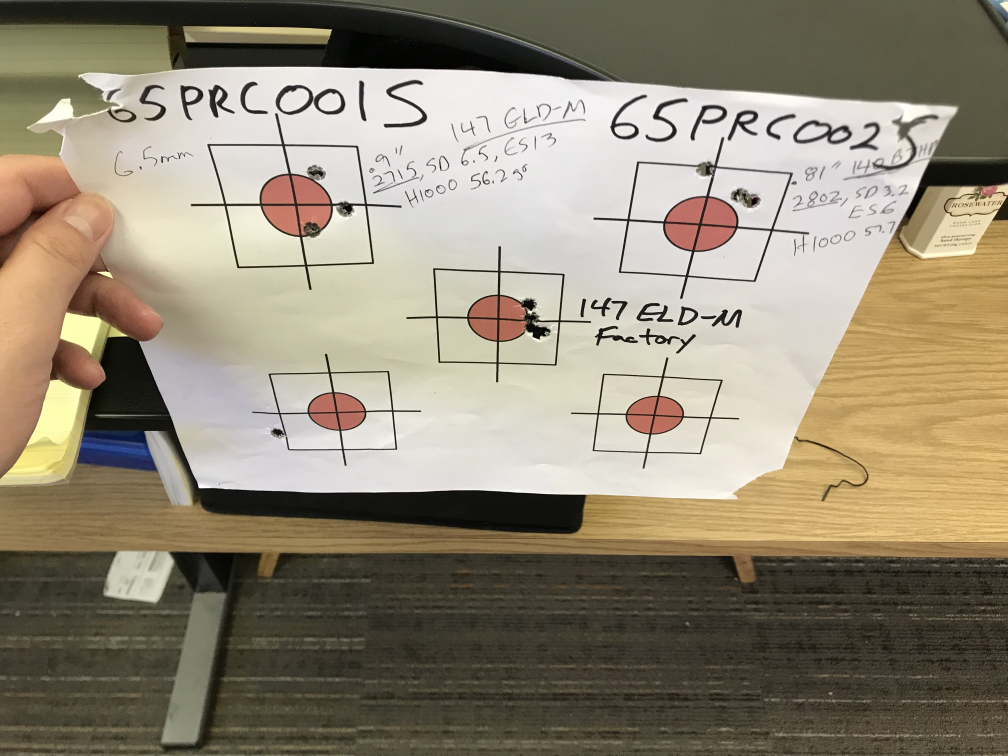
#> input picture imgProcessing/img/2.jpeg, 4032 x 3024 px, given in place of taken.jpeg, which was not available (shown at 1/4 size)
$ python integrated.py
#> lines starting #> are read from the running program, lines starting #| are printed output that depends on the picture; pictures that were not available may be replaced by others from this repository, and a replacement may not be noted
import cv2
import numpy as np
import os

#from yolov5.detect import ObjectDetection

if __name__=="__main__":
    # [8 lines of commented-out code are left out]
    obj_path = "/Users/dongheon97/Downloads/images/images/capture/taken"
    ##cv2.imwrite(takenPic, obj_path+".jpeg")
    obj_img = cv2.imread(obj_path+".jpeg", cv2.IMREAD_COLOR)#
#> obj_img is the input picture: shape (3024, 4032, 3); mean B, G, R 117.6, 136.5, 146.3

    print("take a picture")

    # Get ref_img & obj_img
    ref_path = "/Users/dongheon97/Desktop/target/bullseye_large"
    ref_img = cv2.imread(ref_path+".jpeg", cv2.IMREAD_COLOR)
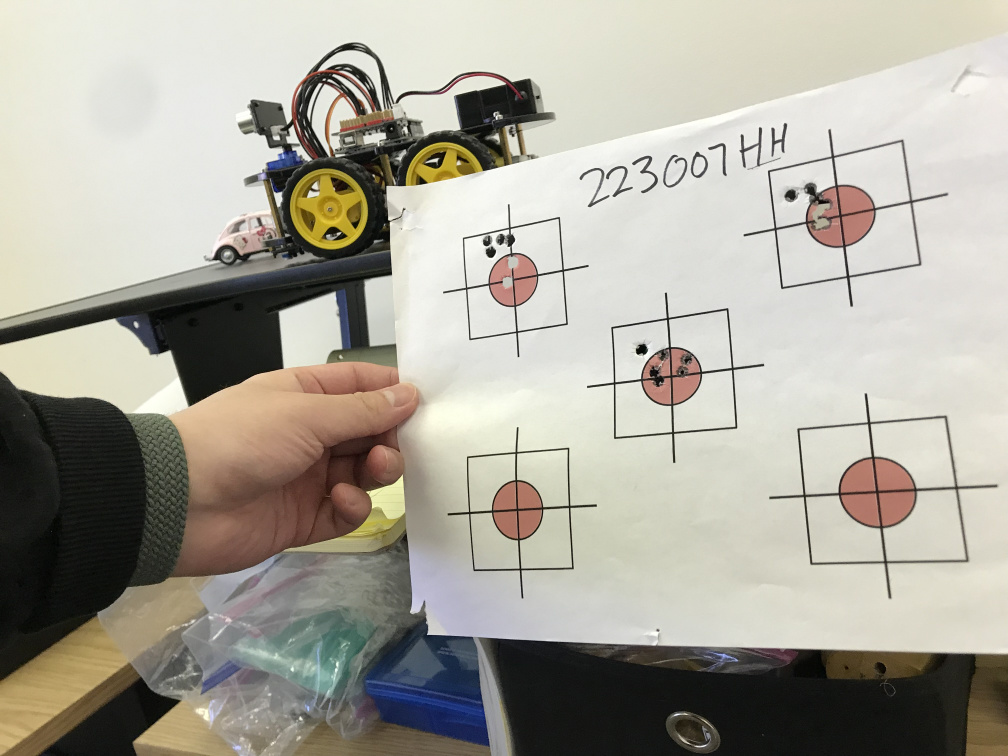
#> input picture imgProcessing/img/dst.jpeg, 4032 x 3024 px, given in place of bullseye_large.jpeg, which was not available (shown at 1/4 size)
#> ref_img is the input picture: shape (3024, 4032, 3); mean B, G, R 155.1, 166, 169.5

    obj_gray = cv2.cvtColor(obj_img, cv2.COLOR_BGR2GRAY)
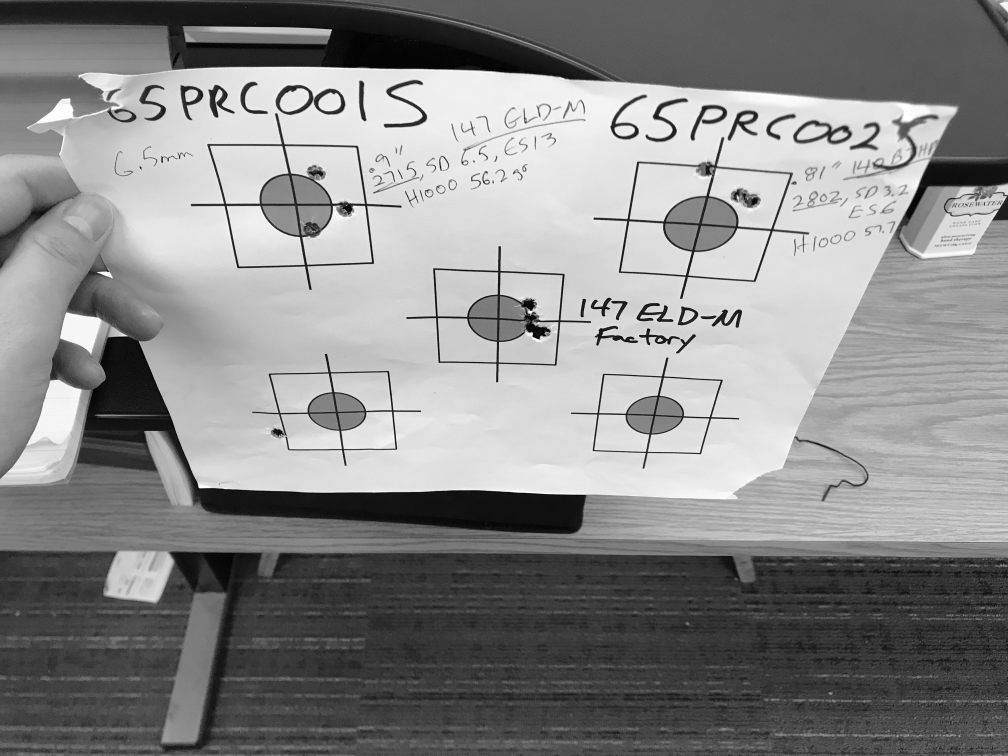
#> obj_gray: shape (3024, 4032) (shown at 1/4 size); min 0, max 255, mean 137.3
    ref_gray = cv2.cvtColor(ref_img, cv2.COLOR_BGR2GRAY)
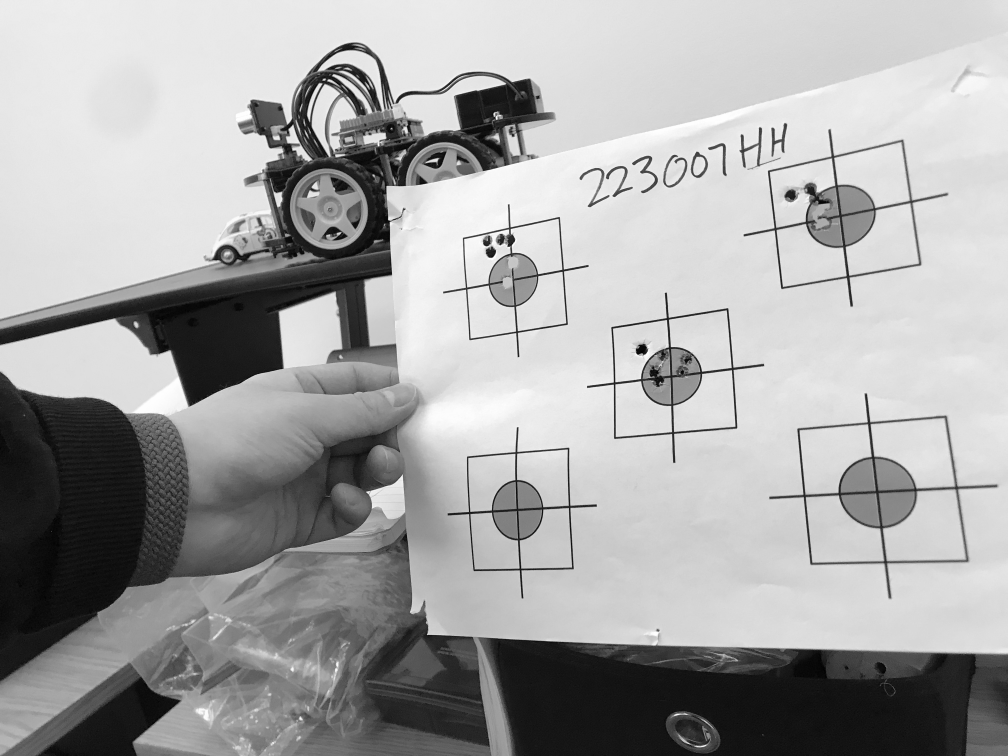
#> ref_gray: shape (3024, 4032) (shown at 1/4 size); min 0, max 255, mean 165.8


    MAX_NUM_FEATURES = 500

    orb = cv2.ORB_create(MAX_NUM_FEATURES)
    k1, d1 = orb.detectAndCompute(obj_gray, None)
#> k1 = 500 keypoints; strongest (x, y, size): (2579, 1247, 31), (2668, 1364, 31), (2131, 1344, 53.6), (2645, 1512, 31)
    k2, d2 = orb.detectAndCompute(ref_gray, None)
#> k2 = 500 keypoints; strongest (x, y, size): (2070, 1710, 37.2), (2072, 1426, 44.6), (2451, 1525, 77.1), (1553, 879, 64.3)

    # [7 lines of commented-out code are left out]
    matcher = cv2.BFMatcher()
    matches = list(matcher.match(d1, d2, None))
#> matches = 500 matches
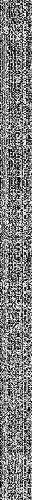
#> d1: shape (500, 32); min 0, max 255, mean 125.8

    # Eliminate features by distance
    matches.sort(key=lambda x: x.distance, reverse=False)

    numGoodMatches = int(len(matches) * 0.2)
#> numGoodMatches = 100
    matches = matches[:numGoodMatches]
#> matches = 100 matches

    result = cv2.drawMatches(ref_img, k2, obj_img, k1, matches, outImg=None, flags=2)
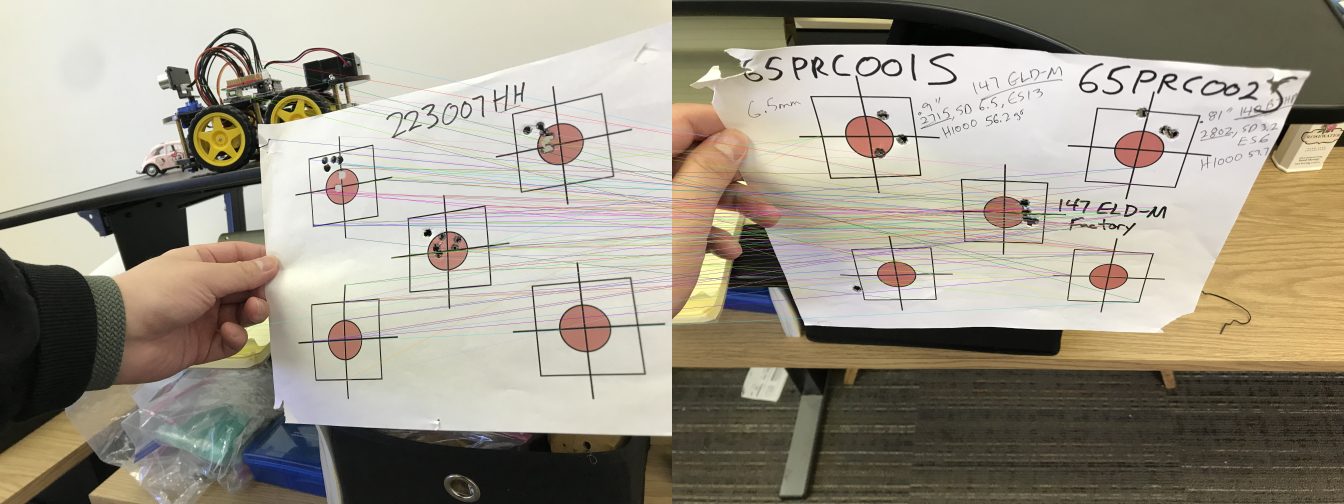
#> result: shape (3024, 8064, 3) (shown at 1/6 size); mean B, G, R 135.6, 150, 156.8
    cv2.imwrite('/Users/dongheon97/Desktop/matched.png', result)
    # Calculate warping matrix
    points1 = np.zeros((len(matches), 2), dtype=np.float32)
#> points1 = 100 pairs, first value 0 to 0, second value 0 to 0
    points2 = np.zeros((len(matches), 2), dtype=np.float32)
#> points2 = 100 pairs, first value 0 to 0, second value 0 to 0

    for i, match in enumerate(matches):
        points1[i, :] = k1[match.queryIdx].pt
        points2[i, :] = k2[match.trainIdx].pt
#> this loop made 100 passes
#> after the loop, points1 = 100 pairs, first value 892.8 to 2955, second value 370.3 to 1804.8; points2 = 100 pairs, first value 1861.1 to 2934.7, second value 817.9 to 2282.4

    # Get Matrix using library
    matrix, mask = cv2.findHomography(points1, points2, cv2.RANSAC)
#> matrix = [[-0.863, -0.829, 2660.1], [-0.408, -0.415, 1287.7], [-0.000322, -0.000315, 1]]; mask = 100 values, max 1 at index 13, min 0 at index 0, mean 0.08

    ref_img = cv2.imread(ref_path+".jpeg", cv2.COLOR_BGR2GRAY)
    height, width, channel = ref_img.shape
#> height = 3024; width = 4032; channel = 3

    warp_img = cv2.warpPerspective(obj_img, matrix, (width, height))
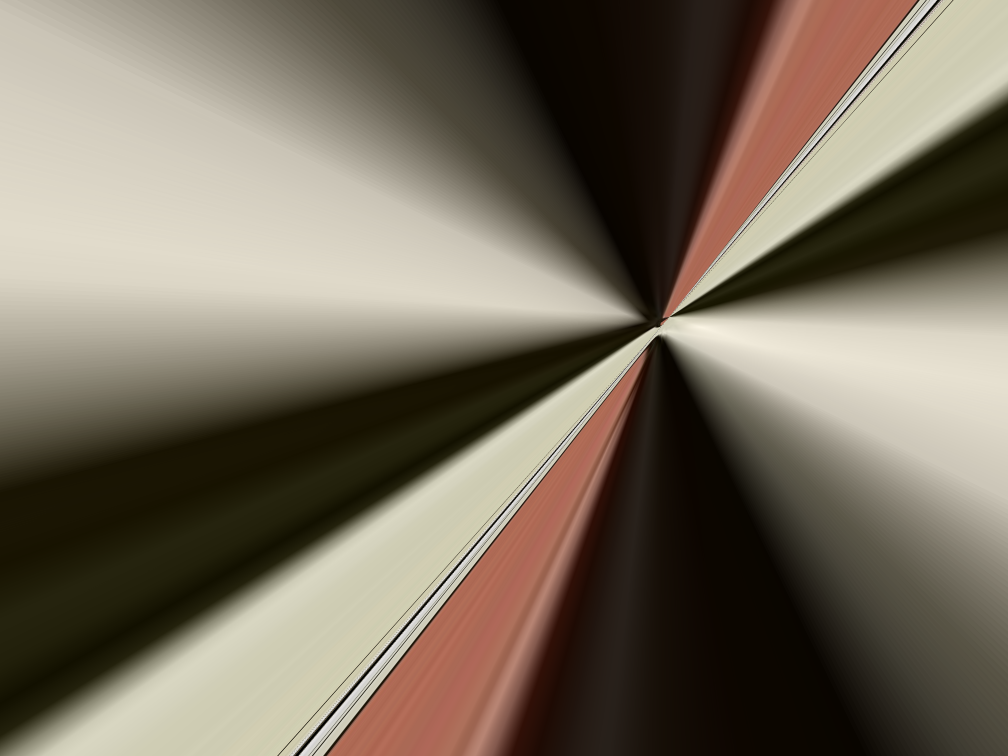
#> warp_img: shape (3024, 4032, 3) (shown at 1/4 size); mean B, G, R 93.2, 108.3, 118.1

    warp_path = "/Users/dongheon97/dev/purdue/warped"
    #cv2.imwrite(warp_path+".jpeg", warp_img)

    print("image warping")

    cv2.imshow('origin', obj_img)
    cv2.imshow('warped', warp_img)
    cv2.imshow('result', result)
    cv2.waitKey()
    cv2.destroyAllWindows()

    # Object Detection
    #yolo = ObjectDetection(None)
    #bullets = yolo.run()

    #print(bullets)
